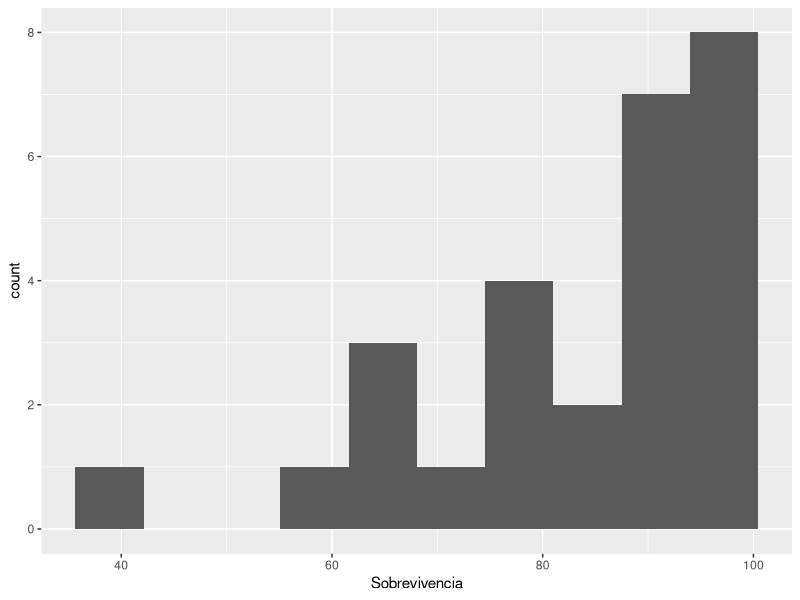
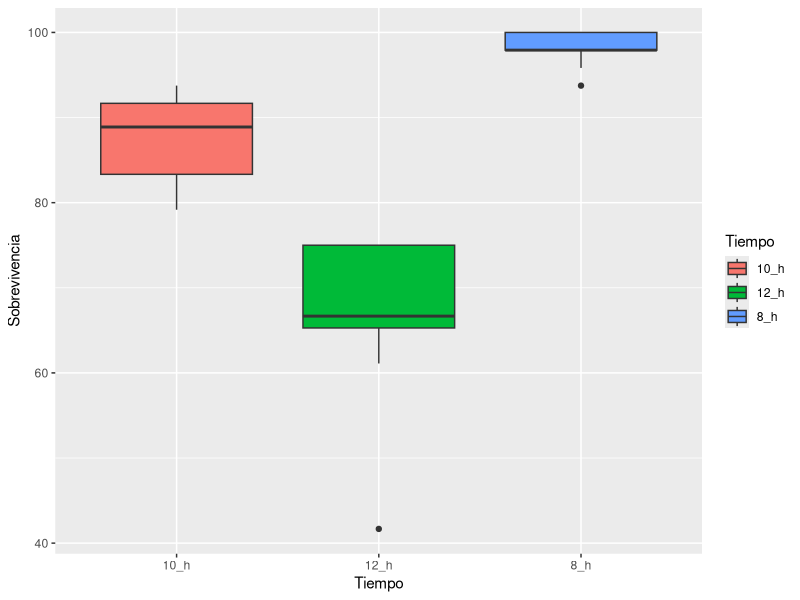
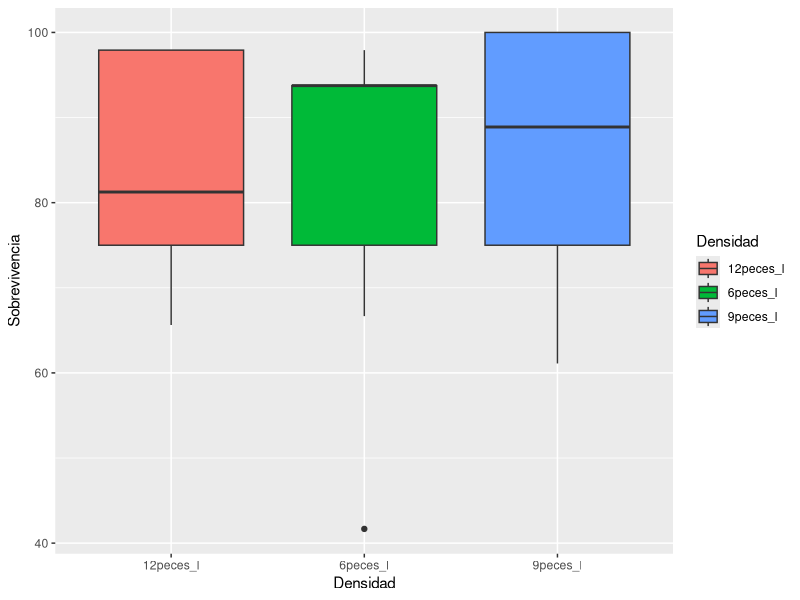

Recreate these plots in R, in order.
## ---- chunk 1
knitr::opts_chunk$set(echo = FALSE)

#install.packages("readxl")
#install.packages("dplyr")
#install.packages("ggplot2")
#install.packages("knitr")

library(readxl)
library(dplyr)
library(ggplot2)
library(knitr)

## ---- chunk 2
sargo<-read_excel("Sobrevivencia.xlsx",sheet=1)
## ---- chunk 3
ggplot(sargo, aes(x=Sobrevivencia))+
geom_histogram(bins=10)  



## ---- chunk 4
ggplot(sargo, aes(y=Sobrevivencia, x=Tiempo, fill=Tiempo))+
  geom_boxplot()
  
ggplot(sargo, aes(y=Sobrevivencia, x=Densidad,fill=Densidad))+
  geom_boxplot()
    
  
